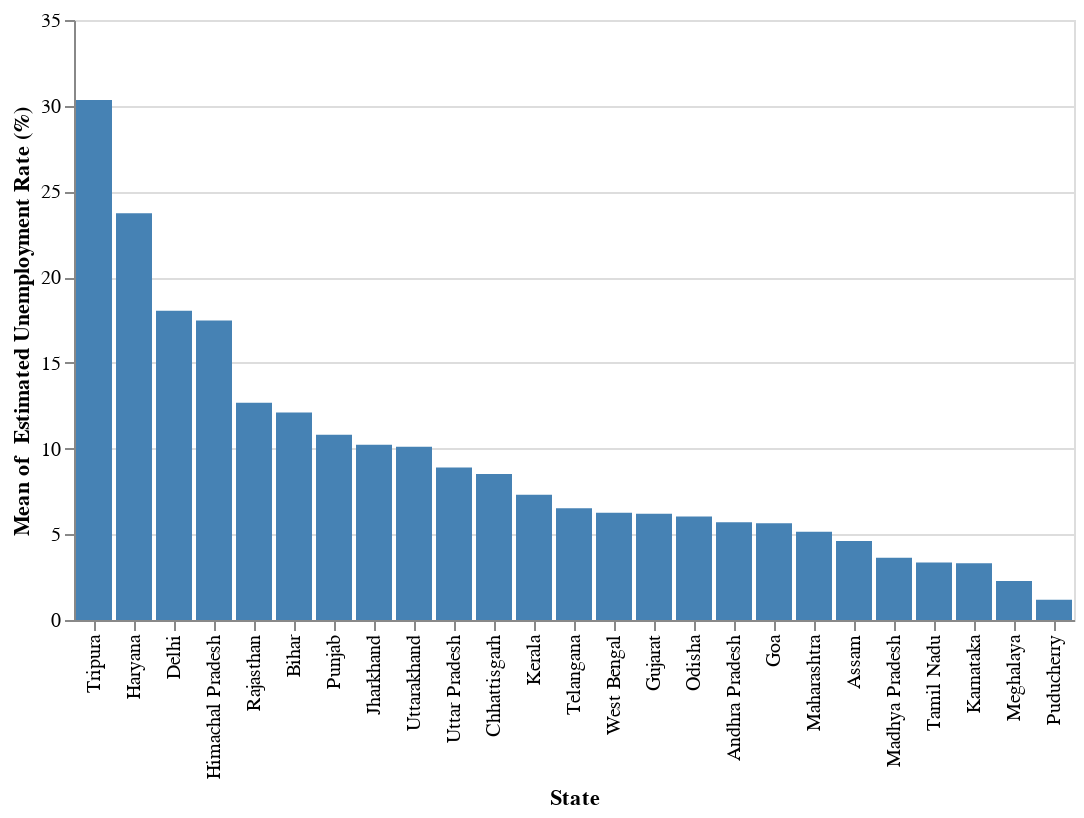

Notebook cell for this chart:
### Code cell
selector = alt.selection_point(name="selector", encodings=["x"])

alt.Chart(filtered_df, name="bars").mark_bar().encode(
            x=alt.X("State:N").sort("-y"),
            y="mean( Estimated Unemployment Rate (%)):Q",
            color=alt.condition(selector, alt.value('steelblue'), alt.value('grey'))
           ).add_params(selector)

### Figure 1 — Vega-Lite specification as saved in the notebook (floating-point values rounded to 4 significant figures)
{"$schema": "https://vega.github.io/schema/vega-lite/v5.8.0.json", "config": {"view": {"continuousHeight": 300, "continuousWidth": 300}}, "data": {"name": "data-577229d948ffa1f44265610829e8ca5b"}, "datasets": {"data-577229d948ffa1f44265610829e8ca5b": [{" Date": "January", " Estimated Employed": 16635535, " Estimated Labour Participation Rate (%)": 41.02, " Estimated Unemployment Rate (%)": 5.48, " Frequency": " M", "Region": "South", "State": "Andhra Pradesh", "__selected": true, "index": 1, "latitude": 79.74, "longitude": 15.91}, {" Date": "February", " Estimated Employed": 16545652, " Estimated Labour Participation Rate (%)": 40.9, " Estimated Unemployment Rate (%)": 5.83, " Frequency": " M", "Region": "South", "State": "Andhra Pradesh", "__selected": true, "index": 2, "latitude": 79.74, "longitude": 15.91}, {" Date": "March", " Estimated Employed": 15881197, " Estimated Labour Participation Rate (%)": 39.18, " Estimated Unemployment Rate (%)": 5.79, " Frequency": " M", "Region": "South", "State": "Andhra Pradesh", "__selected": true, "index": 3, "latitude": 79.74, "longitude": 15.91}, {" Date": "January", " Estimated Employed": 13051904, " Estimated Labour Participation Rate (%)": 52.98, " Estimated Unemployment Rate (%)": 4.66, " Frequency": " M", "Region": "Northeast", "State": "Assam", "__selected": true, "index": 11, "latitude": 92.94, "longitude": 26.2}, {" Date": "February", " Estimated Employed": 10088268, " Estimated Labour Participation Rate (%)": 40.77, " Estimated Unemployment Rate (%)": 4.41, " Frequency": " M", "Region": "Northeast", "State": "Assam", "__selected": true, "index": 12, "latitude": 92.94, "longitude": 26.2}, {" Date": "March", " Estimated Employed": 11542888, " Estimated Labour Participation Rate (%)": 46.73, " Estimated Unemployment Rate (%)": 4.77, " Frequency": " M", "Region": "Northeast", "State": "Assam", "__selected": true, "index": 13, "latitude": 92.94, "longitude": 26.2}, {" Date": "January", " Estimated Employed": 26397671, " Estimated Labour Participation Rate (%)": 37.72, " Estimated Unemployment Rate (%)": 10.61, " Frequency": " M", "Region": "East", "State": "Bihar", "__selected": true, "index": 21, "latitude": 85.31, "longitude": 25.1}, {" Date": "February", " Estimated Employed": 26281655, " Estimated Labour Participation Rate (%)": 37.35, " Estimated Unemployment Rate (%)": 10.29, " Frequency": " M", "Region": "East", "State": "Bihar", "__selected": true, "index": 22, "latitude": 85.31, "longitude": 25.1}, {" Date": "March", " Estimated Employed": 25717519, " Estimated Labour Participation Rate (%)": 38.69, " Estimated Unemployment Rate (%)": 15.43, " Frequency": " M", "Region": "East", "State": "Bihar", "__selected": true, "index": 23, "latitude": 85.31, "longitude": 25.1}, {" Date": "January", " Estimated Employed": 8552172, " Estimated Labour Participation Rate (%)": 43.08, " Estimated Unemployment Rate (%)": 9.65, " Frequency": " M", "Region": "West", "State": "Chhattisgarh", "__selected": true, "index": 31, "latitude": 81.87, "longitude": 21.28}, {" Date": "February", " Estimated Employed": 9195114, " Estimated Labour Participation Rate (%)": 45.58, " Estimated Unemployment Rate (%)": 8.38, " Frequency": " M", "Region": "West", "State": "Chhattisgarh", "__selected": true, "index": 32, "latitude": 81.87, "longitude": 21.28}, {" Date": "March", " Estimated Employed": 9302317, " Estimated Labour Participation Rate (%)": 45.59, " Estimated Unemployment Rate (%)": 7.54, " Frequency": " M", "Region": "West", "State": "Chhattisgarh", "__selected": true, "index": 33, "latitude": 81.87, "longitude": 21.28}, {" Date": "January", " Estimated Employed": 5805284, " Estimated Labour Participation Rate (%)": 47.79, " Estimated Unemployment Rate (%)": 22.23, " Frequency": " M", "Region": "North", "State": "Delhi", "__selected": true, "index": 41, "latitude": 77.1, "longitude": 28.7}, {" Date": "February", " Estimated Employed": 5856307, " Estimated Labour Participation Rate (%)": 43.92, " Estimated Unemployment Rate (%)": 14.84, " Frequency": " M", "Region": "North", "State": "Delhi", "__selected": true, "index": 42, "latitude": 77.1, "longitude": 28.7}, {" Date": "March", " Estimated Employed": 5553805, " Estimated Labour Participation Rate (%)": 42.65, " Estimated Unemployment Rate (%)": 17.04, " Frequency": " M", "Region": "North", "State": "Delhi", "__selected": true, "index": 43, "latitude": 77.1, "longitude": 28.7}, {" Date": "January", " Estimated Employed": 416750, " Estimated Labour Participation Rate (%)": 35.73, " Estimated Unemployment Rate (%)": 8.89, " Frequency": " M", "Region": "West", "State": "Goa", "__selected": true, "index": 51, "latitude": 74.12, "longitude": 15.3}, {" Date": "February", " Estimated Employed": 478068, " Estimated Labour Participation Rate (%)": 38.38, " Estimated Unemployment Rate (%)": 2.81, " Frequency": " M", "Region": "West", "State": "Goa", "__selected": true, "index": 52, "latitude": 74.12, "longitude": 15.3}, {" Date": "March", " Estimated Employed": 411761, " Estimated Labour Participation Rate (%)": 33.88, " Estimated Unemployment Rate (%)": 5.25, " Frequency": " M", "Region": "West", "State": "Goa", "__selected": true, "index": 53, "latitude": 74.12, "longitude": 15.3}, {" Date": "January", " Estimated Employed": 24126346, " Estimated Labour Participation Rate (%)": 48.49, " Estimated Unemployment Rate (%)": 5.54, " Frequency": " M", "Region": "West", "State": "Gujarat", "__selected": true, "index": 61, "latitude": 71.19, "longitude": 22.26}, {" Date": "February", " Estimated Employed": 24757795, " Estimated Labour Participation Rate (%)": 50.11, " Estimated Unemployment Rate (%)": 6.38, " Frequency": " M", "Region": "West", "State": "Gujarat", "__selected": true, "index": 62, "latitude": 71.19, "longitude": 22.26}, {" Date": "March", " Estimated Employed": 23566641, " Estimated Labour Participation Rate (%)": 47.75, " Estimated Unemployment Rate (%)": 6.66, " Frequency": " M", "Region": "West", "State": "Gujarat", "__selected": true, "index": 63, "latitude": 71.19, "longitude": 22.26}, {" Date": "January", " Estimated Employed": 7693231, " Estimated Labour Participation Rate (%)": 43.36, " Estimated Unemployment Rate (%)": 20.34, " Frequency": " M", "Region": "North", "State": "Haryana", "__selected": true, "index": 71, "latitude": 76.09, "longitude": 29.06}, {" Date": "February", " Estimated Employed": 7322942, " Estimated Labour Participation Rate (%)": 44.21, " Estimated Unemployment Rate (%)": 25.77, " Frequency": " M", "Region": "North", "State": "Haryana", "__selected": true, "index": 72, "latitude": 76.09, "longitude": 29.06}, {" Date": "March", " Estimated Employed": 6641555, " Estimated Labour Participation Rate (%)": 39.63, " Estimated Unemployment Rate (%)": 25.05, " Frequency": " M", "Region": "North", "State": "Haryana", "__selected": true, "index": 73, "latitude": 76.09, "longitude": 29.06}, {" Date": "January", " Estimated Employed": 2287632, " Estimated Labour Participation Rate (%)": 45.5, " Estimated Unemployment Rate (%)": 16.83, " Frequency": " M", "Region": "North", "State": "Himachal Pradesh", "__selected": true, "index": 81, "latitude": 77.17, "longitude": 31.1}, {" Date": "February", " Estimated Employed": 2180268, " Estimated Labour Participation Rate (%)": 43.3, " Estimated Unemployment Rate (%)": 16.84, " Frequency": " M", "Region": "North", "State": "Himachal Pradesh", "__selected": true, "index": 82, "latitude": 77.17, "longitude": 31.1}, {" Date": "March", " Estimated Employed": 2021858, " Estimated Labour Participation Rate (%)": 41.04, " Estimated Unemployment Rate (%)": 18.76, " Frequency": " M", "Region": "North", "State": "Himachal Pradesh", "__selected": true, "index": 83, "latitude": 77.17, "longitude": 31.1}, {" Date": "January", " Estimated Employed": 10198029, " Estimated Labour Participation Rate (%)": 42.92, " Estimated Unemployment Rate (%)": 10.61, " Frequency": " M", "Region": "East", "State": "Jharkhand", "__selected": true, "index": 100, "latitude": 85.28, "longitude": 23.61}, {" Date": "February", " Estimated Employed": 10425425, " Estimated Labour Participation Rate (%)": 44.4, " Estimated Unemployment Rate (%)": 11.85, " Frequency": " M", "Region": "East", "State": "Jharkhand", "__selected": true, "index": 101, "latitude": 85.28, "longitude": 23.61}, {" Date": "March", " Estimated Employed": 9638115, " Estimated Labour Participation Rate (%)": 39.34, " Estimated Unemployment Rate (%)": 8.23, " Frequency": " M", "Region": "East", "State": "Jharkhand", "__selected": true, "index": 102, "latitude": 85.28, "longitude": 23.61}, {" Date": "January", " Estimated Employed": 22688028, " Estimated Labour Participation Rate (%)": 42.18, " Estimated Unemployment Rate (%)": 2.86, " Frequency": " M", "Region": "South", "State": "Karnataka", "__selected": true, "index": 110, "latitude": 75.71, "longitude": 15.32}, {" Date": "February", " Estimated Employed": 21677719, " Estimated Labour Participation Rate (%)": 40.54, " Estimated Unemployment Rate (%)": 3.61, " Frequency": " M", "Region": "South", "State": "Karnataka", "__selected": true, "index": 111, "latitude": 75.71, "longitude": 15.32}, {" Date": "March", " Estimated Employed": 22079653, " Estimated Labour Participation Rate (%)": 41.14, " Estimated Unemployment Rate (%)": 3.46, " Frequency": " M", "Region": "South", "State": "Karnataka", "__selected": true, "index": 112, "latitude": 75.71, "longitude": 15.32}, {" Date": "January", " Estimated Employed": 9904534, " Estimated Labour Participation Rate (%)": 37.12, " Estimated Unemployment Rate (%)": 5.31, " Frequency": " M", "Region": "South", "State": "Kerala", "__selected": true, "index": 120, "latitude": 76.27, "longitude": 10.85}, {" Date": "February", " Estimated Employed": 9828023, " Estimated Labour Participation Rate (%)": 37.71, " Estimated Unemployment Rate (%)": 7.6, " Frequency": " M", "Region": "South", "State": "Kerala", "__selected": true, "index": 121, "latitude": 76.27, "longitude": 10.85}, {" Date": "March", " Estimated Employed": 8221728, " Estimated Labour Participation Rate (%)": 32, " Estimated Unemployment Rate (%)": 8.99, " Frequency": " M", "Region": "South", "State": "Kerala", "__selected": true, "index": 122, "latitude": 76.27, "longitude": 10.85}, {" Date": "January", " Estimated Employed": 23018632, " Estimated Labour Participation Rate (%)": 39.42, " Estimated Unemployment Rate (%)": 4.11, " Frequency": " M", "Region": "West", "State": "Madhya Pradesh", "__selected": true, "index": 130, "latitude": 78.66, "longitude": 22.97}, {" Date": "February", " Estimated Employed": 22711479, " Estimated Labour Participation Rate (%)": 39, " Estimated Unemployment Rate (%)": 4.57, " Frequency": " M", "Region": "West", "State": "Madhya Pradesh", "__selected": true, "index": 131, "latitude": 78.66, "longitude": 22.97}, {" Date": "March", " Estimated Employed": 22867164, " Estimated Labour Participation Rate (%)": 38.24, " Estimated Unemployment Rate (%)": 2.22, " Frequency": " M", "Region": "West", "State": "Madhya Pradesh", "__selected": true, "index": 132, "latitude": 78.66, "longitude": 22.97}, {" Date": "January", " Estimated Employed": 42596868, " Estimated Labour Participation Rate (%)": 44.19, " Estimated Unemployment Rate (%)": 4.95, " Frequency": " M", "Region": "West", "State": "Maharashtra", "__selected": true, "index": 140, "latitude": 75.71, "longitude": 19.75}, {" Date": "February", " Estimated Employed": 42416317, " Estimated Labour Participation Rate (%)": 43.8, " Estimated Unemployment Rate (%)": 4.69, " Frequency": " M", "Region": "West", "State": "Maharashtra", "__selected": true, "index": 141, "latitude": 75.71, "longitude": 19.75}, {" Date": "March", " Estimated Employed": 40196806, " Estimated Labour Participation Rate (%)": 41.91, " Estimated Unemployment Rate (%)": 5.79, " Frequency": " M", "Region": "West", "State": "Maharashtra", "__selected": true, "index": 142, "latitude": 75.71, "longitude": 19.75}, {" Date": "January", " Estimated Employed": 1491093, " Estimated Labour Participation Rate (%)": 65.49, " Estimated Unemployment Rate (%)": 1.66, " Frequency": " M", "Region": "Northeast", "State": "Meghalaya", "__selected": true, "index": 150, "latitude": 91.37, "longitude": 25.47}, {" Date": "February", " Estimated Employed": 1346829, " Estimated Labour Participation Rate (%)": 60.2, " Estimated Unemployment Rate (%)": 3.59, " Frequency": " M", "Region": "Northeast", "State": "Meghalaya", "__selected": true, "index": 151, "latitude": 91.37, "longitude": 25.47}, {" Date": "March", " Estimated Employed": 1482351, " Estimated Labour Participation Rate (%)": 64.74, " Estimated Unemployment Rate (%)": 1.58, " Frequency": " M", "Region": "Northeast", "State": "Meghalaya", "__selected": true, "index": 152, "latitude": 91.37, "longitude": 25.47}, {" Date": "January", " Estimated Employed": 13743448, " Estimated Labour Participation Rate (%)": 39.44, " Estimated Unemployment Rate (%)": 1.9, " Frequency": " M", "Region": "East", "State": "Odisha", "__selected": true, "index": 160, "latitude": 85.1, "longitude": 20.95}, {" Date": "February", " Estimated Employed": 14280735, " Estimated Labour Participation Rate (%)": 41.44, " Estimated Unemployment Rate (%)": 3.12, " Frequency": " M", "Region": "East", "State": "Odisha", "__selected": true, "index": 161, "latitude": 85.1, "longitude": 20.95}, {" Date": "March", " Estimated Employed": 12272109, " Estimated Labour Participation Rate (%)": 39.62, " Estimated Unemployment Rate (%)": 13.08, " Frequency": " M", "Region": "East", "State": "Odisha", "__selected": true, "index": 162, "latitude": 85.1, "longitude": 20.95}, {" Date": "January", " Estimated Employed": 457950, " Estimated Labour Participation Rate (%)": 37.46, " Estimated Unemployment Rate (%)": 0.58, " Frequency": " M", "Region": "South", "State": "Puducherry", "__selected": true, "index": 170, "latitude": 79.81, "longitude": 11.94}, {" Date": "February", " Estimated Employed": 493961, " Estimated Labour Participation Rate (%)": 40.8, " Estimated Unemployment Rate (%)": 1.76, " Frequency": " M", "Region": "South", "State": "Puducherry", "__selected": true, "index": 171, "latitude": 79.81, "longitude": 11.94}, {" Date": "March", " Estimated Employed": 421028, " Estimated Labour Participation Rate (%)": 34.49, " Estimated Unemployment Rate (%)": 1.2, " Frequency": " M", "Region": "South", "State": "Puducherry", "__selected": true, "index": 172, "latitude": 79.81, "longitude": 11.94}, {" Date": "January", " Estimated Employed": 9442093, " Estimated Labour Participation Rate (%)": 42.82, " Estimated Unemployment Rate (%)": 11.11, " Frequency": " M", "Region": "North", "State": "Punjab", "__selected": true, "index": 180, "latitude": 75.34, "longitude": 31.15}, {" Date": "February", " Estimated Employed": 9229047, " Estimated Labour Participation Rate (%)": 41.72, " Estimated Unemployment Rate (%)": 10.97, " Frequency": " M", "Region": "North", "State": "Punjab", "__selected": true, "index": 181, "latitude": 75.34, "longitude": 31.15}, {" Date": "March", " Estimated Employed": 9975485, " Estimated Labour Participation Rate (%)": 44.69, " Estimated Unemployment Rate (%)": 10.32, " Frequency": " M", "Region": "North", "State": "Punjab", "__selected": true, "index": 182, "latitude": 75.34, "longitude": 31.15}, {" Date": "January", " Estimated Employed": 20641716, " Estimated Labour Participation Rate (%)": 40.51, " Estimated Unemployment Rate (%)": 10.97, " Frequency": " M", "Region": "North", "State": "Rajasthan", "__selected": true, "index": 190, "latitude": 74.22, "longitude": 27.02}, {" Date": "February", " Estimated Employed": 20328915, " Estimated Labour Participation Rate (%)": 41.77, " Estimated Unemployment Rate (%)": 15.16, " Frequency": " M", "Region": "North", "State": "Rajasthan", "__selected": true, "index": 191, "latitude": 74.22, "longitude": 27.02}, {" Date": "March", " Estimated Employed": 20024680, " Estimated Labour Participation Rate (%)": 39.54, " Estimated Unemployment Rate (%)": 11.9, " Frequency": " M", "Region": "North", "State": "Rajasthan", "__selected": true, "index": 192, "latitude": 74.22, "longitude": 27.02}, {" Date": "January", " Estimated Employed": 26881641, " Estimated Labour Participation Rate (%)": 41.96, " Estimated Unemployment Rate (%)": 1.57, " Frequency": " M", "Region": "South", "State": "Tamil Nadu", "__selected": true, "index": 208, "latitude": 78.66, "longitude": 11.13}, {" Date": "February", " Estimated Employed": 27570589, " Estimated Labour Participation Rate (%)": 43.2, " Estimated Unemployment Rate (%)": 2.09, " Frequency": " M", "Region": "South", "State": "Tamil Nadu", "__selected": true, "index": 209, "latitude": 78.66, "longitude": 11.13}, {" Date": "March", " Estimated Employed": 26830768, " Estimated Labour Participation Rate (%)": 43.91, " Estimated Unemployment Rate (%)": 6.4, " Frequency": " M", "Region": "South", "State": "Tamil Nadu", "__selected": true, "index": 210, "latitude": 78.66, "longitude": 11.13}, {" Date": "January", " Estimated Employed": 17609295, " Estimated Labour Participation Rate (%)": 59.25, " Estimated Unemployment Rate (%)": 5.49, " Frequency": " M", "Region": "South", "State": "Telangana", "__selected": true, "index": 218, "latitude": 79.02, "longitude": 18.11}, {" Date": "February", " Estimated Employed": 16825970, " Estimated Labour Participation Rate (%)": 58.24, " Estimated Unemployment Rate (%)": 8.29, " Frequency": " M", "Region": "South", "State": "Telangana", "__selected": true, "index": 219, "latitude": 79.02, "longitude": 18.11}, {" Date": "March", " Estimated Employed": 17341613, " Estimated Labour Participation Rate (%)": 58.31, " Estimated Unemployment Rate (%)": 5.77, " Frequency": " M", "Region": "South", "State": "Telangana", "__selected": true, "index": 220, "latitude": 79.02, "longitude": 18.11}, {" Date": "January", " Estimated Employed": 1508130, " Estimated Labour Participation Rate (%)": 69.69, " Estimated Unemployment Rate (%)": 32.67, " Frequency": " M", "Region": "Northeast", "State": "Tripura", "__selected": true, "index": 228, "latitude": 91.99, "longitude": 23.94}, {" Date": "February", " Estimated Employed": 1584686, " Estimated Labour Participation Rate (%)": 68.74, " Estimated Unemployment Rate (%)": 28.4, " Frequency": " M", "Region": "Northeast", "State": "Tripura", "__selected": true, "index": 229, "latitude": 91.99, "longitude": 23.94}, {" Date": "March", " Estimated Employed": 1511217, " Estimated Labour Participation Rate (%)": 66.89, " Estimated Unemployment Rate (%)": 29.95, " Frequency": " M", "Region": "Northeast", "State": "Tripura", "__selected": true, "index": 230, "latitude": 91.99, "longitude": 23.94}, {" Date": "January", " Estimated Employed": 59433759, " Estimated Labour Participation Rate (%)": 39.63, " Estimated Unemployment Rate (%)": 7.58, " Frequency": " M", "Region": "North", "State": "Uttar Pradesh", "__selected": true, "index": 238, "latitude": 80.95, "longitude": 26.85}, {" Date": "February", " Estimated Employed": 58060531, " Estimated Labour Participation Rate (%)": 39.23, " Estimated Unemployment Rate (%)": 8.98, " Frequency": " M", "Region": "North", "State": "Uttar Pradesh", "__selected": true, "index": 239, "latitude": 80.95, "longitude": 26.85}, {" Date": "March", " Estimated Employed": 56976338, " Estimated Labour Participation Rate (%)": 38.89, " Estimated Unemployment Rate (%)": 10.11, " Frequency": " M", "Region": "North", "State": "Uttar Pradesh", "__selected": true, "index": 240, "latitude": 80.95, "longitude": 26.85}, {" Date": "January", " Estimated Employed": 2711639, " Estimated Labour Participation Rate (%)": 32.99, " Estimated Unemployment Rate (%)": 5.49, " Frequency": " M", "Region": "North", "State": "Uttarakhand", "__selected": true, "index": 248, "latitude": 79.02, "longitude": 30.07}, {" Date": "February", " Estimated Employed": 3020931, " Estimated Labour Participation Rate (%)": 36.48, " Estimated Unemployment Rate (%)": 4.99, " Frequency": " M", "Region": "North", "State": "Uttarakhand", "__selected": true, "index": 249, "latitude": 79.02, "longitude": 30.07}, {" Date": "March", " Estimated Employed": 2539302, " Estimated Labour Participation Rate (%)": 36.27, " Estimated Unemployment Rate (%)": 19.85, " Frequency": " M", "Region": "North", "State": "Uttarakhand", "__selected": true, "index": 250, "latitude": 79.02, "longitude": 30.07}, {" Date": "January", " Estimated Employed": 35820789, " Estimated Labour Participation Rate (%)": 47.35, " Estimated Unemployment Rate (%)": 6.94, " Frequency": " M", "Region": "East", "State": "West Bengal", "__selected": true, "index": 258, "latitude": 87.86, "longitude": 22.99}, {" Date": "February", " Estimated Employed": 36964178, " Estimated Labour Participation Rate (%)": 47.74, " Estimated Unemployment Rate (%)": 4.92, " Frequency": " M", "Region": "East", "State": "West Bengal", "__selected": true, "index": 259, "latitude": 87.86, "longitude": 22.99}, {" Date": "March", " Estimated Employed": 35903917, " Estimated Labour Participation Rate (%)": 47.27, " Estimated Unemployment Rate (%)": 6.92, " Frequency": " M", "Region": "East", "State": "West Bengal", "__selected": true, "index": 260, "latitude": 87.86, "longitude": 22.99}]}, "encoding": {"color": {"condition": {"param": "selector", "value": "steelblue"}, "value": "grey"}, "x": {"field": "State", "sort": "-y", "type": "nominal"}, "y": {"aggregate": "mean", "field": " Estimated Unemployment Rate (%)", "type": "quantitative"}}, "mark": {"type": "bar"}, "name": "bars", "params": [{"name": "selector", "select": {"encodings": ["x"], "type": "point"}}]}
